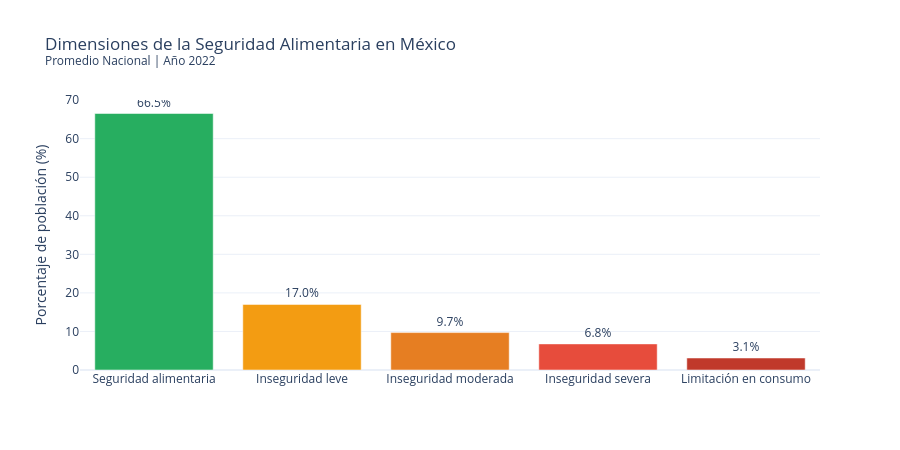

Here is the notebook cell this chart was saved with:
### Markdown cell above
## 📊 Dimensiones de la Inseguridad Alimentaria

### Code cell
# Variables de inseguridad alimentaria
vars_alimentacion = [
    'porc_seg_aliment',
    'porc_inseg_aliment_leve',
    'porc_inseg_aliment_mode',
    'porc_inseg_aliment_seve',
    'porc_limit_consumo'
]

# Calcular promedios nacionales
promedios = df_analisis[vars_alimentacion].mean().reset_index()
promedios.columns = ['Indicador', 'Promedio Nacional']

labels_map = {
    'porc_seg_aliment': 'Seguridad alimentaria',
    'porc_inseg_aliment_leve': 'Inseguridad leve',
    'porc_inseg_aliment_mode': 'Inseguridad moderada',
    'porc_inseg_aliment_seve': 'Inseguridad severa',
    'porc_limit_consumo': 'Limitación en consumo'
}

promedios['Indicador'] = promedios['Indicador'].map(labels_map)

# Crear gráfico de barras
fig = px.bar(
    promedios,
    x='Indicador',
    y='Promedio Nacional',
    color='Indicador',
    color_discrete_map={
        'Seguridad alimentaria': '#27ae60',
        'Inseguridad leve': '#f39c12',
        'Inseguridad moderada': '#e67e22',
        'Inseguridad severa': '#e74c3c',
        'Limitación en consumo': '#c0392b'
    },
    title=f'Dimensiones de la Seguridad Alimentaria en México<br><sup>Promedio Nacional | Año {ANIO}</sup>',
    labels={'Promedio Nacional': 'Porcentaje de población (%)'}
)

fig.update_layout(
    xaxis_title='',
    showlegend=False,
    height=450,
    template='plotly_white'
)

# Agregar valores encima de las barras
fig.update_traces(texttemplate='%{y:.1f}%', textposition='outside')

fig.show()

### Figure 1 — Plotly figure (JSON) as saved in the notebook; plotly's stock layout.template omitted (floating-point values rounded to 4 significant figures)
{"data": [{"hovertemplate": "Indicador=%{x}<br>Porcentaje de población (%)=%{y}<extra></extra>", "legendgroup": "Seguridad alimentaria", "marker": {"color": "#27ae60", "pattern": {"shape": ""}}, "name": "Seguridad alimentaria", "orientation": "v", "showlegend": true, "textposition": "outside", "texttemplate": "%{y:.1f}%", "type": "bar", "x": ["Seguridad alimentaria"], "xaxis": "x", "y": [66.53], "yaxis": "y"}, {"hovertemplate": "Indicador=%{x}<br>Porcentaje de población (%)=%{y}<extra></extra>", "legendgroup": "Inseguridad leve", "marker": {"color": "#f39c12", "pattern": {"shape": ""}}, "name": "Inseguridad leve", "orientation": "v", "showlegend": true, "textposition": "outside", "texttemplate": "%{y:.1f}%", "type": "bar", "x": ["Inseguridad leve"], "xaxis": "x", "y": [17.01], "yaxis": "y"}, {"hovertemplate": "Indicador=%{x}<br>Porcentaje de población (%)=%{y}<extra></extra>", "legendgroup": "Inseguridad moderada", "marker": {"color": "#e67e22", "pattern": {"shape": ""}}, "name": "Inseguridad moderada", "orientation": "v", "showlegend": true, "textposition": "outside", "texttemplate": "%{y:.1f}%", "type": "bar", "x": ["Inseguridad moderada"], "xaxis": "x", "y": [9.703], "yaxis": "y"}, {"hovertemplate": "Indicador=%{x}<br>Porcentaje de población (%)=%{y}<extra></extra>", "legendgroup": "Inseguridad severa", "marker": {"color": "#e74c3c", "pattern": {"shape": ""}}, "name": "Inseguridad severa", "orientation": "v", "showlegend": true, "textposition": "outside", "texttemplate": "%{y:.1f}%", "type": "bar", "x": ["Inseguridad severa"], "xaxis": "x", "y": [6.769], "yaxis": "y"}, {"hovertemplate": "Indicador=%{x}<br>Porcentaje de población (%)=%{y}<extra></extra>", "legendgroup": "Limitación en consumo", "marker": {"color": "#c0392b", "pattern": {"shape": ""}}, "name": "Limitación en consumo", "orientation": "v", "showlegend": true, "textposition": "outside", "texttemplate": "%{y:.1f}%", "type": "bar", "x": ["Limitación en consumo"], "xaxis": "x", "y": [3.109], "yaxis": "y"}], "layout": {"barmode": "relative", "height": 450, "legend": {"title": {"text": "Indicador"}, "tracegroupgap": 0}, "showlegend": false, "title": {"text": "Dimensiones de la Seguridad Alimentaria en México<br><sup>Promedio Nacional | Año 2022</sup>"}, "xaxis": {"anchor": "y", "categoryarray": ["Seguridad alimentaria", "Inseguridad leve", "Inseguridad moderada", "Inseguridad severa", "Limitación en consumo"], "categoryorder": "array", "domain": [0, 1], "title": {"text": ""}}, "yaxis": {"anchor": "x", "domain": [0, 1], "title": {"text": "Porcentaje de población (%)"}}}}
